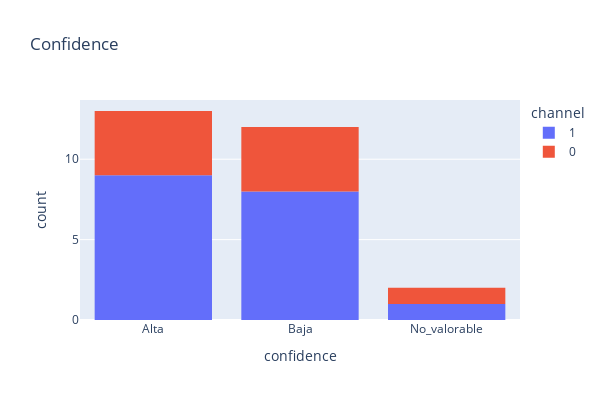

Notebook code cell kept with this figure:
### Code cell
fig = px.histogram(df, x="confidence", color="channel", title="Confidence", width=600, height=400)
fig.show()

### Figure 1 — Plotly figure (JSON) as saved in the notebook; plotly's stock layout.template omitted (floating-point values rounded to 4 significant figures)
{"data": [{"alignmentgroup": "True", "bingroup": "x", "hovertemplate": "channel=1<br>confidence=%{x}<br>count=%{y}<extra></extra>", "legendgroup": "1", "marker": {"color": "#636efa"}, "name": "1", "offsetgroup": "1", "orientation": "v", "showlegend": true, "type": "histogram", "x": ["Alta", "Alta", "Alta", "Baja", "Baja", "Alta", "Baja", "Baja", "Baja", "Baja", "Baja", "No_valorable", "Alta", "Baja", "Alta", "Alta", "Alta", "Alta"], "xaxis": "x", "yaxis": "y"}, {"alignmentgroup": "True", "bingroup": "x", "hovertemplate": "channel=0<br>confidence=%{x}<br>count=%{y}<extra></extra>", "legendgroup": "0", "marker": {"color": "#EF553B"}, "name": "0", "offsetgroup": "0", "orientation": "v", "showlegend": true, "type": "histogram", "x": ["Alta", "Baja", "Baja", "Baja", "Alta", "Baja", "Alta", "No_valorable", "Alta"], "xaxis": "x", "yaxis": "y"}], "layout": {"barmode": "relative", "height": 400, "legend": {"title": {"text": "channel"}, "tracegroupgap": 0}, "title": {"text": "Confidence"}, "width": 600, "xaxis": {"anchor": "y", "domain": [0, 1], "title": {"text": "confidence"}}, "yaxis": {"anchor": "x", "domain": [0, 1], "title": {"text": "count"}}}}
